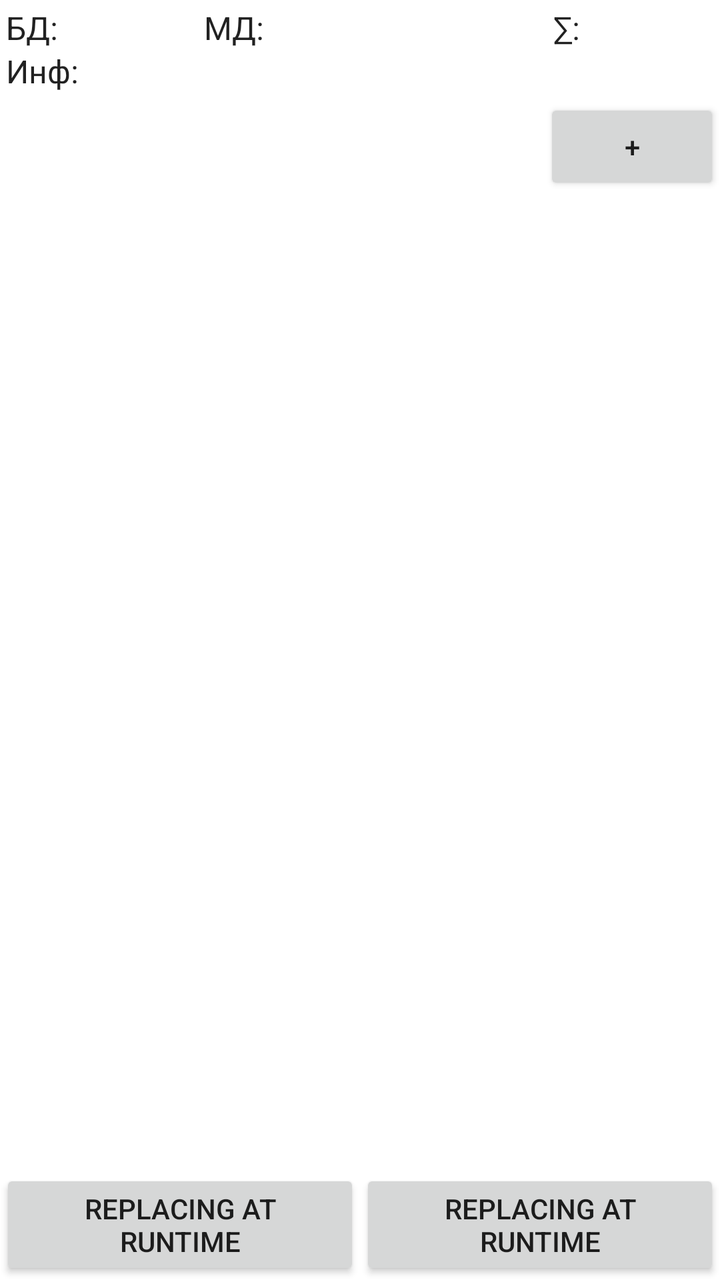
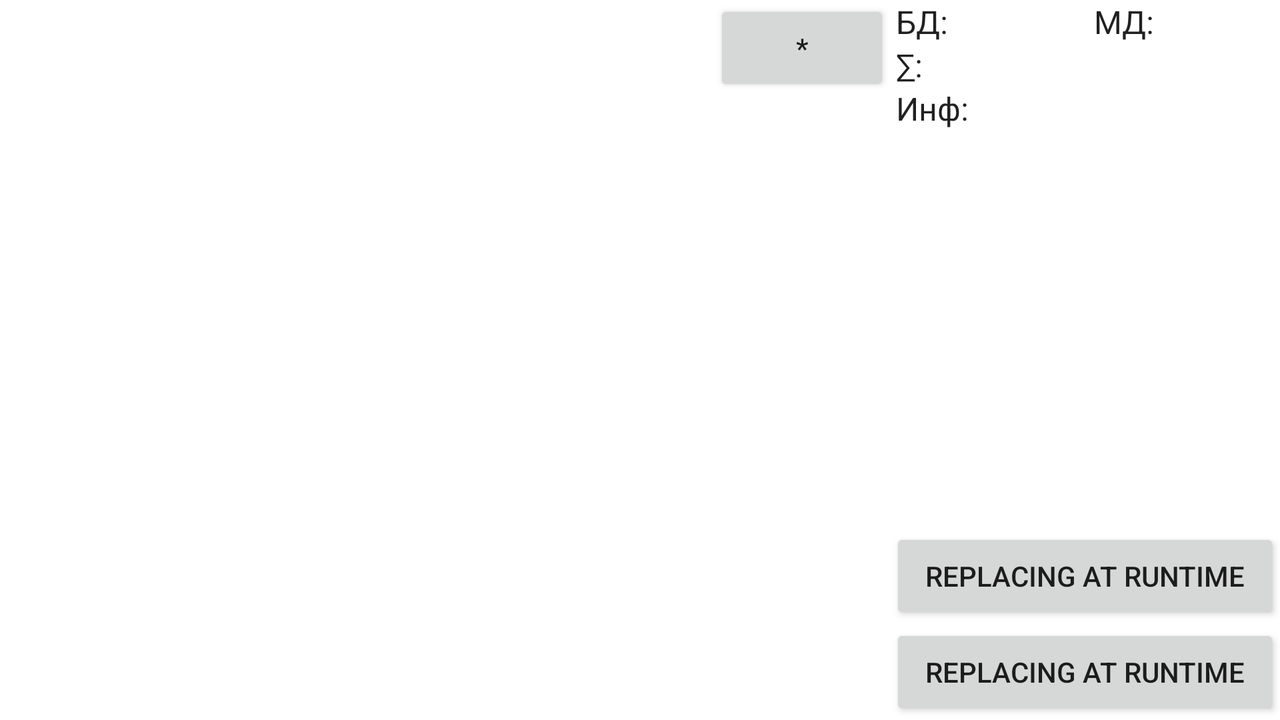

The same Android screen from two of the app's own layout files: first res/layout/ as a phone draws it, then the author's variant for another configuration, drawn on a device whose configuration selects that folder. Both files follow.
<!-- AndroidManifest.xml: fallback theme Theme.MaterialComponents.DayNight.NoActionBar -->
<!-- res/layout/menu.xml -->
<?xml version="1.0" encoding="utf-8"?>
<RelativeLayout xmlns:android="http://schemas.android.com/apk/res/android"
	android:layout_width="wrap_content" 
	android:layout_height="wrap_content"
	>
	<RelativeLayout 
		android:layout_width="fill_parent" 
		android:layout_height="wrap_content"
		android:id="@+id/topMenuInfo"
		android:paddingTop="3dip"
		android:paddingBottom="3dip"
	>
		<TextView android:id="@+id/lblMenuBD" 
			style="@style/MenuTopLabel"
			android:text="@string/MenuBD" />
		
		<TextView android:id="@+id/textMenuBD" 
			style="@style/MenuTopFont"
			android:text=""
			android:layout_toRightOf="@id/lblMenuBD"
		/>
		<TextView android:id="@+id/lblMenuMD" 
			style="@style/MenuTopLabel"
			android:text="@string/MenuMD" 
			android:layout_toRightOf="@id/textMenuBD"
			/>
		<TextView android:id="@+id/textMenuMD" 
			style="@style/MenuTopFont"
			android:text=""
			android:layout_toRightOf="@id/lblMenuMD"
		/>
		
		<TextView android:id="@+id/textMenuSum" 
			style="@style/MenuTopFont"
			android:text=""
			android:layout_alignParentRight="true"
		/>
		<TextView android:id="@+id/lblMenuSum" 
			style="@style/MenuTopLabel"
			android:text="@string/MenuSum" 
			android:layout_toLeftOf="@id/textMenuSum"
		/>
		<TextView android:id="@+id/lblMenuInfo" 
			style="@style/MenuTopLabel"
			android:text="@string/MenuInfo" 
			android:layout_below="@id/lblMenuBD"
		/>
		<TextView android:id="@+id/textMenuInfo" 
			style="@style/MenuInfoFont"
			android:text="" 
			android:layout_below="@id/lblMenuBD"
			android:layout_toRightOf="@id/lblMenuInfo"
		/>
	</RelativeLayout>
	<LinearLayout
		android:layout_width="fill_parent" 
		android:layout_height="wrap_content"
		android:id="@+id/bottomMenuInfo"
		android:layout_alignParentLeft="true"
		android:layout_alignParentRight="true"
		android:layout_alignParentBottom="true"
	>
		<Button 
			android:id="@+id/btnMenuCoef"
			android:text="replacing at runtime"
			
			android:layout_width="fill_parent"
			android:layout_height="wrap_content"
			android:layout_weight="1"
			
			android:onClick="onClickButtonMenuCoef"
		/>
		<Button 
			android:id="@+id/btnMenuDPS"
			android:text="replacing at runtime"
			
			android:layout_width="fill_parent"
			android:layout_height="wrap_content" 
			android:layout_weight="1"
			android:onClick="onClickButtonMenuDRS"
		/>
		
	</LinearLayout>
	
	<ScrollView
	    android:id="@+id/scrollViewMenu"
	    android:layout_width="match_parent"
	    android:layout_height="fill_parent"
	    android:layout_above="@id/bottomMenuInfo"
	    android:layout_alignParentLeft="true"
	    android:layout_alignParentRight="true"
	    android:layout_below="@id/topMenuInfo"
	    android:orientation="vertical" >

    	<LinearLayout android:id="@+id/listPaneMenu"
    		android:orientation="vertical"
    		android:layout_width="fill_parent"
    		android:layout_height="wrap_content"
    		>
    		
    	</LinearLayout>
    </ScrollView>

    <Button
        android:id="@+id/btnMenuStar"
        android:layout_width="wrap_content"
        android:layout_height="wrap_content"
        android:layout_alignParentBottom="false"
        android:layout_alignParentLeft="false"
        android:layout_alignParentRight="true"
        android:layout_alignParentTop="false"
        android:layout_alignWithParentIfMissing="true"
        android:layout_below="@id/topMenuInfo"
        android:layout_centerHorizontal="false"
        android:layout_centerInParent="false"
        android:layout_centerVertical="false"
        android:onClick="onStarMenuButtonClick"
        android:padding="12dip"
        android:text="@string/addProdinMenu" />

</RelativeLayout>
<!-- resources referenced by this layout -->
<resources>
  <string name="MenuBD">БД:</string>
  <string name="MenuInfo">Инф:</string>
  <string name="MenuMD">МД:</string>
  <string name="MenuSum">∑:</string>
  <string name="addProdinMenu">+</string>
  <style name="MenuInfoFont" parent="@android:style/TextAppearance">
          <item name="android:layout_width">fill_parent</item>
          <item name="android:layout_height">wrap_content</item>
          <item name="android:textColor">#00FF00</item>
          <item name="android:typeface">monospace</item>
          <item name="android:gravity">center</item>
      </style>
  <style name="MenuTopFont" parent="@android:style/TextAppearance">
          <item name="android:layout_width">70dip</item>
          <item name="android:layout_height">wrap_content</item>
          <item name="android:textColor">#00FF00</item>
          <item name="android:typeface">monospace</item>
          <item name="android:gravity">center</item>
      </style>
  <style name="MenuTopLabel" parent="@android:style/TextAppearance">
          <item name="android:layout_width">wrap_content</item>
          <item name="android:layout_height">wrap_content</item>
          <item name="android:paddingLeft">3dip</item>
      </style>
</resources>
<!-- res/layout-land/menu.xml (the author's variant of the layout above) -->
<!-- drawn on the phone turned sideways -->
<?xml version="1.0" encoding="utf-8"?>
<RelativeLayout xmlns:android="http://schemas.android.com/apk/res/android"
    android:layout_width="fill_parent"
    android:layout_height="fill_parent"
    >
    <RelativeLayout
    	android:id="@+id/topMenuInfo"
    	android:layout_width="195dip"
    	android:layout_height="fill_parent"
    	android:layout_alignParentRight="true"
    	android:layout_alignParentTop="true"
    	android:layout_alignParentBottom="true"
    >
    	<TextView android:id="@+id/lblMenuBD" 
			style="@style/MenuTopLabel"
			android:text="@string/MenuBD" />
		
		<TextView android:id="@+id/textMenuBD" 
			style="@style/MenuTopFont"
			android:text=""
			android:layout_toRightOf="@id/lblMenuBD"
		/>
		<TextView android:id="@+id/lblMenuMD" 
			style="@style/MenuTopLabel"
			android:text="@string/MenuMD" 
			android:layout_toRightOf="@id/textMenuBD"
			/>
		<TextView android:id="@+id/textMenuMD" 
			style="@style/MenuTopFont"
			android:text=""
			android:layout_toRightOf="@id/lblMenuMD"
		/>
		
		<TextView android:id="@+id/lblMenuSum" 
			style="@style/MenuTopLabel"
			android:text="@string/MenuSum"
			android:layout_below="@id/lblMenuBD" 
		/>
		<TextView android:id="@+id/textMenuSum" 
			style="@style/MenuTopFont"
			android:text=""
			android:layout_below="@id/lblMenuBD"
			android:layout_toRightOf="@id/lblMenuSum"
			android:layout_alignParentRight="true"
		/>
		
		<TextView android:id="@+id/lblMenuInfo" 
			style="@style/MenuTopLabel"
			android:text="@string/MenuInfo" 
			android:layout_below="@id/lblMenuSum"
		/>
		<TextView android:id="@+id/textMenuInfo" 
			style="@style/MenuInfoFont"
			android:text="" 
			android:layout_below="@id/lblMenuInfo"
			android:layout_alignParentLeft="true"
			android:layout_alignParentRight="true"
			
		/>
		<Button 
			android:id="@+id/btnMenuDPS"
			android:text="replacing at runtime"
			
			android:layout_width="wrap_content"
			android:layout_height="wrap_content" 
			
			android:layout_alignParentRight="true" 
			android:layout_alignParentLeft="true"
			android:layout_alignParentBottom="true"
			
			android:onClick="onClickButtonMenuDRS"
		/>
		<Button 
			android:id="@+id/btnMenuCoef"
			android:text="replacing at runtime"
			
			android:layout_width="wrap_content"
			android:layout_height="wrap_content" 
			
			android:layout_above="@id/btnMenuDPS"
			android:layout_alignParentRight="true" 
			android:layout_alignParentLeft="true"
			
			android:onClick="onClickButtonMenuCoef"
		/>
	</RelativeLayout>
	
    <ScrollView 
		android:id="@+id/scrollViewMenu"
    	android:orientation="vertical"
    	android:layout_width="fill_parent"
    	android:layout_height="fill_parent"
    	
    	android:layout_alignParentLeft="true"
    	android:layout_alignParentTop="true"
    	android:layout_alignParentBottom="true"
    	android:layout_toLeftOf="@id/topMenuInfo"
    	
    	>
    	<LinearLayout android:id="@+id/listPaneMenu"
    		android:orientation="vertical"
    		android:layout_width="fill_parent"
    		android:layout_height="wrap_content"
    		>
    			
    	</LinearLayout>
    </ScrollView>
    <Button
    	android:id="@+id/btnMenuStar"
    	android:layout_width="wrap_content"
    	android:layout_height="wrap_content"
    	android:padding="12dip"
    	android:text="*"
    	android:onClick="onStarMenuButtonClick"
    	
    	android:layout_alignParentTop="true"
    	android:layout_toLeftOf="@id/topMenuInfo"
    />
</RelativeLayout>
<!-- resources referenced by the variant -->
<!-- as the phone turned sideways resolves them -->
<resources>
  <string name="MenuBD">БД:</string>
  <string name="MenuInfo">Инф:</string>
  <string name="MenuMD">МД:</string>
  <string name="MenuSum">∑:</string>
  <style name="MenuInfoFont" parent="@android:style/TextAppearance">
          <item name="android:layout_width">fill_parent</item>
          <item name="android:layout_height">wrap_content</item>
          <item name="android:textColor">#00FF00</item>
          <item name="android:typeface">monospace</item>
          <item name="android:gravity">center</item>
      </style>
  <style name="MenuTopFont" parent="@android:style/TextAppearance">
          <item name="android:layout_width">70dip</item>
          <item name="android:layout_height">wrap_content</item>
          <item name="android:textColor">#00FF00</item>
          <item name="android:typeface">monospace</item>
          <item name="android:gravity">center</item>
      </style>
  <style name="MenuTopLabel" parent="@android:style/TextAppearance">
          <item name="android:layout_width">wrap_content</item>
          <item name="android:layout_height">wrap_content</item>
          <item name="android:paddingLeft">3dip</item>
      </style>
</resources>
